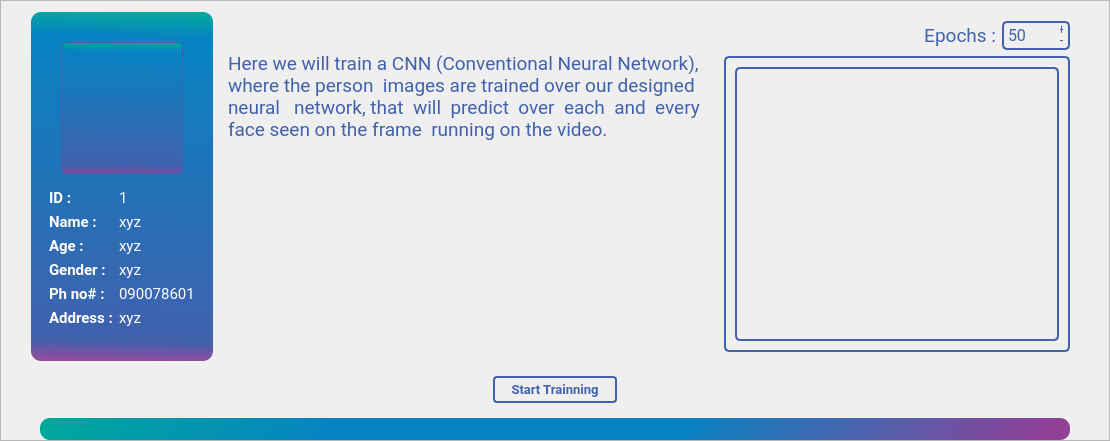
            <widget class="QFrame" name="frame_133">
             <property name="sizePolicy">
              <sizepolicy hsizetype="Preferred" vsizetype="Expanding">
               <horstretch>0</horstretch>
               <verstretch>0</verstretch>
              </sizepolicy>
             </property>
             <property name="styleSheet">
              <string notr="true">background:none;
background-image: url(:/newPrefix/images/logobg2.png);
background-position: center;
	background-size: cover;
	background-repeat: no-repeat;
	background-attachment: fixed;</string>
             </property>
             <property name="frameShape">
              <enum>QFrame::StyledPanel</enum>
             </property>
             <property name="frameShadow">
              <enum>QFrame::Raised</enum>
             </property>
             <layout class="QGridLayout" name="gridLayout_8">
              <property name="leftMargin">
               <number>30</number>
              </property>
              <property name="rightMargin">
               <number>30</number>
              </property>
              <property name="bottomMargin">
               <number>0</number>
              </property>
              <item row="4" column="0" colspan="3">
               <widget class="QFrame" name="frame_20">
                <property name="sizePolicy">
                 <sizepolicy hsizetype="Preferred" vsizetype="Fixed">
                  <horstretch>0</horstretch>
                  <verstretch>0</verstretch>
                 </sizepolicy>
                </property>
                <property name="styleSheet">
                 <string notr="true">background:none;</string>
                </property>
                <property name="frameShape">
                 <enum>QFrame::NoFrame</enum>
                </property>
                <property name="frameShadow">
                 <enum>QFrame::Raised</enum>
                </property>
                <layout class="QHBoxLayout" name="horizontalLayout_7">
                 <property name="topMargin">
                  <number>0</number>
                 </property>
                 <property name="bottomMargin">
                  <number>0</number>
                 </property>
                 <item>
                  <widget class="QProgressBar" name="progressBar4">
                   <property name="font">
                    <font>
                     <family>Roboto</family>
                     <pointsize>8</pointsize>
                    </font>
                   </property>
                   <property name="styleSheet">
                    <string notr="true">QProgressBar{
border-style:none;
background:transparent;
border-radius:10px;
text-align:center;
color:rgb(38, 38, 38);
}
QProgressBar::chunk{
border-radius:10px;
	
	background-color: qlineargradient(spread:pad, x1:0, y1:0.54, x2:1, y2:0.556818, stop:0 rgba(0, 168, 155, 255), stop:0.284091 rgba(6, 131, 194, 255), stop:0.619318 rgba(6, 131, 194, 255), stop:0.977273 rgba(145, 65, 152, 255));
}</string>
                   </property>
                   <property name="value">
                    <number>100</number>
                   </property>
                   <property name="textVisible">
                    <bool>false</bool>
                   </property>
                  </widget>
                 </item>
                </layout>
               </widget>
              </item>
              <item row="0" column="0" rowspan="3" alignment="Qt::AlignLeft">
               <widget class="QFrame" name="frame_17">
                <property name="styleSheet">
                 <string notr="true">QFrame{
background:none;}
QFrame{
	background-color: qlineargradient(spread:pad, x1:0.477273, y1:1, x2:0.488636, y2:0, stop:0 rgba(145, 65, 152, 241), stop:0.0568182 rgba(65, 97, 173, 255), stop:0.931818 rgba(6, 131, 194, 255), stop:1 rgba(0, 168, 155, 250));
max-width:300px;
border-radius:10px;
}

</string>
                </property>
                <property name="frameShape">
                 <enum>QFrame::NoFrame</enum>
                </property>
                <property name="frameShadow">
                 <enum>QFrame::Raised</enum>
                </property>
                <layout class="QVBoxLayout" name="verticalLayout_6">
                 <property name="topMargin">
                  <number>30</number>
                 </property>
                 <item alignment="Qt::AlignHCenter">
                  <widget class="QLabel" name="pic4">
                   <property name="maximumSize">
                    <size>
                     <width>122</width>
                     <height>132</height>
                    </size>
                   </property>
                   <property name="styleSheet">
                    <string notr="true">border:1px solid rgb(65, 97, 173);
border-radius:5px;
max-width:120px;
min-width:120px;
max-height:130px;
min-height:130px;</string>
                   </property>
                   <property name="text">
                    <string/>
                   </property>
                   <property name="pixmap">
                    <pixmap>:/newPrefix/images/avatar.jpeg</pixmap>
                   </property>
                   <property name="scaledContents">
                    <bool>true</bool>
                   </property>
                  </widget>
                 </item>
                 <item alignment="Qt::AlignHCenter">
                  <widget class="QFrame" name="frame_22">
                   <property name="font">
                    <font>
                     <family>Roboto</family>
                     <pointsize>6</pointsize>
                    </font>
                   </property>
                   <property name="styleSheet">
                    <string notr="true">background:none;
color: rgb(255, 255, 255);</string>
                   </property>
                   <property name="frameShape">
                    <enum>QFrame::NoFrame</enum>
                   </property>
                   <property name="frameShadow">
                    <enum>QFrame::Raised</enum>
                   </property>
                   <layout class="QFormLayout" name="formLayout">
                    <property name="leftMargin">
                     <number>9</number>
                    </property>
                    <item row="0" column="0">
                     <widget class="QLabel" name="label_45">
                      <property name="sizePolicy">
                       <sizepolicy hsizetype="Preferred" vsizetype="Fixed">
                        <horstretch>0</horstretch>
                        <verstretch>0</verstretch>
                       </sizepolicy>
                      </property>
                      <property name="font">
                       <font>
                        <family>Roboto</family>
                        <pointsize>11</pointsize>
                        <weight>75</weight>
                        <bold>true</bold>
                       </font>
                      </property>
                      <property name="styleSheet">
                       <string notr="true">color: rgb(255, 255, 255);</string>
                      </property>
                      <property name="text">
                       <string>ID :</string>
                      </property>
                     </widget>
                    </item>
                    <item row="0" column="1">
                     <widget class="QLabel" name="id_label4">
                      <property name="font">
                       <font>
                        <family>Roboto</family>
                        <pointsize>11</pointsize>
                       </font>
                      </property>
                      <property name="styleSheet">
                       <string notr="true">color: rgb(255, 255, 255);</string>
                      </property>
                      <property name="text">
                       <string>1</string>
                      </property>
                     </widget>
                    </item>
                    <item row="1" column="0">
                     <widget class="QLabel" name="label_30">
                      <property name="sizePolicy">
                       <sizepolicy hsizetype="Preferred" vsizetype="Fixed">
                        <horstretch>0</horstretch>
                        <verstretch>0</verstretch>
                       </sizepolicy>
                      </property>
                      <property name="font">
                       <font>
                        <family>Roboto</family>
                        <pointsize>11</pointsize>
                        <weight>75</weight>
                        <bold>true</bold>
                       </font>
                      </property>
                      <property name="styleSheet">
                       <string notr="true">color: rgb(255, 255, 255);</string>
                      </property>
                      <property name="text">
                       <string>Name :</string>
                      </property>
                     </widget>
                    </item>
                    <item row="1" column="1">
                     <widget class="QLabel" name="name_label4">
                      <property name="font">
                       <font>
                        <family>Roboto</family>
                        <pointsize>11</pointsize>
                       </font>
                      </property>
                      <property name="styleSheet">
                       <string notr="true">color: rgb(255, 255, 255);</string>
                      </property>
                      <property name="text">
                       <string>xyz</string>
                      </property>
                     </widget>
                    </item>
                    <item row="2" column="0">
                     <widget class="QLabel" name="label_32">
                      <property name="sizePolicy">
                       <sizepolicy hsizetype="Preferred" vsizetype="Fixed">
                        <horstretch>0</horstretch>
                        <verstretch>0</verstretch>
                       </sizepolicy>
                      </property>
                      <property name="font">
                       <font>
                        <family>Roboto</family>
                        <pointsize>11</pointsize>
                        <weight>75</weight>
                        <bold>true</bold>
                       </font>
                      </property>
                      <property name="styleSheet">
                       <string notr="true">color: rgb(255, 255, 255);</string>
                      </property>
                      <property name="text">
                       <string>Age :</string>
                      </property>
                     </widget>
                    </item>
                    <item row="2" column="1">
                     <widget class="QLabel" name="age_label4">
                      <property name="font">
                       <font>
                        <family>Roboto</family>
                        <pointsize>11</pointsize>
                       </font>
                      </property>
                      <property name="styleSheet">
                       <string notr="true">color: rgb(255, 255, 255);</string>
                      </property>
                      <property name="text">
                       <string>xyz</string>
                      </property>
                     </widget>
                    </item>
                    <item row="3" column="0">
                     <widget class="QLabel" name="label_33">
                      <property name="sizePolicy">
                       <sizepolicy hsizetype="Preferred" vsizetype="Fixed">
                        <horstretch>0</horstretch>
                        <verstretch>0</verstretch>
                       </sizepolicy>
                      </property>
                      <property name="font">
                       <font>
                        <family>Roboto</family>
                        <pointsize>11</pointsize>
                        <weight>75</weight>
                        <bold>true</bold>
                       </font>
                      </property>
                      <property name="styleSheet">
                       <string notr="true">color: rgb(255, 255, 255);</string>
                      </property>
                      <property name="text">
                       <string>Gender :</string>
                      </property>
                     </widget>
                    </item>
                    <item row="3" column="1">
                     <widget class="QLabel" name="gender_label4">
                      <property name="font">
                       <font>
                        <family>Roboto</family>
                        <pointsize>11</pointsize>
                       </font>
                      </property>
                      <property name="styleSheet">
                       <string notr="true">color: rgb(255, 255, 255);</string>
                      </property>
                      <property name="text">
                       <string>xyz</string>
                      </property>
                     </widget>
                    </item>
                    <item row="4" column="0">
                     <widget class="QLabel" name="label_34">
                      <property name="sizePolicy">
                       <sizepolicy hsizetype="Preferred" vsizetype="Fixed">
                        <horstretch>0</horstretch>
                        <verstretch>0</verstretch>
                       </sizepolicy>
                      </property>
                      <property name="font">
                       <font>
                        <family>Roboto</family>
                        <pointsize>11</pointsize>
                        <weight>75</weight>
                        <bold>true</bold>
                       </font>
                      </property>
                      <property name="styleSheet">
                       <string notr="true">color: rgb(255, 255, 255);</string>
                      </property>
                      <property name="text">
                       <string>Ph no# :</string>
                      </property>
                     </widget>
                    </item>
                    <item row="4" column="1">
                     <widget class="QLabel" name="ph_label4">
                      <property name="font">
                       <font>
                        <family>Roboto</family>
                        <pointsize>11</pointsize>
                       </font>
                      </property>
                      <property name="styleSheet">
                       <string notr="true">color: rgb(255, 255, 255);</string>
                      </property>
                      <property name="text">
                       <string>090078601</string>
                      </property>
                     </widget>
                    </item>
                    <item row="5" column="0">
                     <widget class="QLabel" name="label_46">
                      <property name="sizePolicy">
                       <sizepolicy hsizetype="Preferred" vsizetype="Fixed">
                        <horstretch>0</horstretch>
                        <verstretch>0</verstretch>
                       </sizepolicy>
                      </property>
                      <property name="font">
                       <font>
                        <family>Roboto</family>
                        <pointsize>11</pointsize>
                        <weight>75</weight>
                        <bold>true</bold>
                       </font>
                      </property>
                      <property name="styleSheet">
                       <string notr="true">color: rgb(255, 255, 255);</string>
                      </property>
                      <property name="text">
                       <string>Address :</string>
                      </property>
                     </widget>
                    </item>
                    <item row="5" column="1">
                     <widget class="QLabel" name="address_label4">
                      <property name="font">
                       <font>
                        <family>Roboto</family>
                        <pointsize>11</pointsize>
                       </font>
                      </property>
                      <property name="styleSheet">
                       <string notr="true">color: rgb(255, 255, 255);</string>
                      </property>
                      <property name="text">
                       <string>xyz</string>
                      </property>
                     </widget>
                    </item>
                   </layout>
                  </widget>
                 </item>
                </layout>
               </widget>
              </item>
              <item row="0" column="2" rowspan="3" alignment="Qt::AlignRight|Qt::AlignTop">
               <widget class="QFrame" name="frame_28">
                <property name="styleSheet">
                 <string notr="true">background:none;</string>
                </property>
                <property name="frameShape">
                 <enum>QFrame::NoFrame</enum>
                </property>
                <property name="frameShadow">
                 <enum>QFrame::Raised</enum>
                </property>
                <layout class="QVBoxLayout" name="verticalLayout_15">
                 <item alignment="Qt::AlignRight|Qt::AlignTop">
                  <widget class="QFrame" name="frame_18">
                   <property name="sizePolicy">
                    <sizepolicy hsizetype="Fixed" vsizetype="Fixed">
                     <horstretch>0</horstretch>
                     <verstretch>0</verstretch>
                    </sizepolicy>
                   </property>
                   <property name="styleSheet">
                    <string notr="true">background:none;</string>
                   </property>
                   <property name="frameShape">
                    <enum>QFrame::NoFrame</enum>
                   </property>
                   <property name="frameShadow">
                    <enum>QFrame::Raised</enum>
                   </property>
                   <layout class="QHBoxLayout" name="horizontalLayout_6">
                    <property name="leftMargin">
                     <number>9</number>
                    </property>
                    <property name="topMargin">
                     <number>0</number>
                    </property>
                    <property name="rightMargin">
                     <number>0</number>
                    </property>
                    <property name="bottomMargin">
                     <number>0</number>
                    </property>
                    <item>
                     <widget class="QLabel" name="label_7">
                      <property name="sizePolicy">
                       <sizepolicy hsizetype="Fixed" vsizetype="Preferred">
                        <horstretch>0</horstretch>
                        <verstretch>0</verstretch>
                       </sizepolicy>
                      </property>
                      <property name="font">
                       <font>
                        <family>Roboto</family>
                        <pointsize>14</pointsize>
                       </font>
                      </property>
                      <property name="styleSheet">
                       <string notr="true">color: #4262ad;</string>
                      </property>
                      <property name="text">
                       <string>Epochs :</string>
                      </property>
                      <property name="alignment">
                       <set>Qt::AlignRight|Qt::AlignTrailing|Qt::AlignVCenter</set>
                      </property>
                     </widget>
                    </item>
                    <item>
                     <widget class="QSpinBox" name="epochs">
                      <property name="font">
                       <font>
                        <family>Roboto</family>
                        <pointsize>12</pointsize>
                       </font>
                      </property>
                      <property name="styleSheet">
                       <string notr="true">border:2px solid #4262ad;
border-radius:5px;
color:#4262ad;
max-width:60px;
min-width:60px;
padding:2px;
background:transparent</string>
                      </property>
                      <property name="buttonSymbols">
                       <enum>QAbstractSpinBox::PlusMinus</enum>
                      </property>
                      <property name="maximum">
                       <number>50</number>
                      </property>
                      <property name="singleStep">
                       <number>2</number>
                      </property>
                      <property name="value">
                       <number>50</number>
                      </property>
                     </widget>
                    </item>
                   </layout>
                  </widget>
                 </item>
                 <item alignment="Qt::AlignRight|Qt::AlignTop">
                  <widget class="QFrame" name="graph">
                   <property name="sizePolicy">
                    <sizepolicy hsizetype="Preferred" vsizetype="Preferred">
                     <horstretch>0</horstretch>
                     <verstretch>0</verstretch>
                    </sizepolicy>
                   </property>
                   <property name="font">
                    <font>
                     <family>Roboto</family>
                     <pointsize>10</pointsize>
                    </font>
                   </property>
                   <property name="styleSheet">
                    <string notr="true">background:none;
color:#4262ad;
border:2px solid #4262ad;
border-radius:5px;
min-width:320px;
min-height:270px;

</string>
                   </property>
                   <property name="frameShape">
                    <enum>QFrame::NoFrame</enum>
                   </property>
                   <property name="frameShadow">
                    <enum>QFrame::Raised</enum>
                   </property>
                   <layout class="QVBoxLayout" name="verticalLayout_20">
                    <item>
                     <widget class="QLabel" name="label_graph">
                      <property name="sizePolicy">
                       <sizepolicy hsizetype="Preferred" vsizetype="Preferred">
                        <horstretch>0</horstretch>
                        <verstretch>0</verstretch>
                       </sizepolicy>
                      </property>
                      <property name="frameShape">
                       <enum>QFrame::NoFrame</enum>
                      </property>
                      <property name="text">
                       <string/>
                      </property>
                      <property name="pixmap">
                       <pixmap>:/newPrefix/output/training_plot.jpg</pixmap>
                      </property>
                      <property name="scaledContents">
                       <bool>true</bool>
                      </property>
                      <property name="alignment">
                       <set>Qt::AlignCenter</set>
                      </property>
                     </widget>
                    </item>
                   </layout>
                  </widget>
                 </item>
                </layout>
               </widget>
              </item>
              <item row="3" column="0" colspan="3">
               <widget class="QFrame" name="frame_21">
                <property name="sizePolicy">
                 <sizepolicy hsizetype="Preferred" vsizetype="Fixed">
                  <horstretch>0</horstretch>
                  <verstretch>0</verstretch>
                 </sizepolicy>
                </property>
                <property name="styleSheet">
                 <string notr="true">background:none;</string>
                </property>
                <property name="frameShape">
                 <enum>QFrame::NoFrame</enum>
                </property>
                <property name="frameShadow">
                 <enum>QFrame::Raised</enum>
                </property>
                <layout class="QHBoxLayout" name="horizontalLayout_5">
                 <property name="topMargin">
                  <number>9</number>
                 </property>
                 <property name="bottomMargin">
                  <number>9</number>
                 </property>
                 <item>
                  <widget class="QPushButton" name="train4_1">
                   <property name="font">
                    <font>
                     <family>Roboto</family>
                     <pointsize>10</pointsize>
                     <weight>75</weight>
                     <bold>true</bold>
                    </font>
                   </property>
                   <property name="styleSheet">
                    <string notr="true">QPushButton{background:none;
 border:2px solid #4161AD;
 border-radius:4px;
 color:#4161AD;
 padding-top:3px;
 padding-bottom:3px;
max-width:120px;}

QPushButton:hover{
	background-color: rgb(65, 97, 173);
	color: rgb(255, 255, 255);
}
               </string>
                   </property>
                   <property name="text">
                    <string>Start Trainning</string>
                   </property>
                  </widget>
                 </item>
                </layout>
               </widget>
              </item>
              <item row="0" column="1" rowspan="3" alignment="Qt::AlignHCenter">
               <widget class="QFrame" name="frame_16">
                <property name="styleSheet">
                 <string notr="true">background:none;</string>
                </property>
                <property name="frameShape">
                 <enum>QFrame::NoFrame</enum>
                </property>
                <property name="frameShadow">
                 <enum>QFrame::Raised</enum>
                </property>
                <layout class="QHBoxLayout" name="horizontalLayout_9">
                 <property name="topMargin">
                  <number>40</number>
                 </property>
                 <item alignment="Qt::AlignTop">
                  <widget class="QLabel" name="label_52">
                   <property name="font">
                    <font>
                     <family>Roboto</family>
                     <pointsize>14</pointsize>
                    </font>
                   </property>
                   <property name="whatsThis">
                    <string>&lt;html&gt;&lt;head/&gt;&lt;body&gt;&lt;p align=&quot;justify&quot;&gt;&lt;br/&gt;&lt;/p&gt;&lt;/body&gt;&lt;/html&gt;</string>
                   </property>
                   <property name="styleSheet">
                    <string notr="true">color: rgb(65, 97, 173);</string>
                   </property>
                   <property name="text">
                    <string>Here we will train a CNN (Conventional Neural Network),
where the person  images are trained over our designed 
neural   network, that  will  predict  over  each  and  every
face seen on the frame  running on the video.</string>
                   </property>
                  </widget>
                 </item>
                </layout>
               </widget>
              </item>
             </layout>
            </widget>
